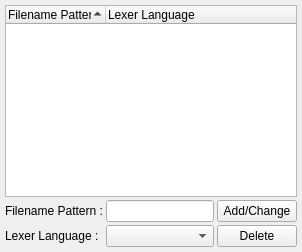
         <widget class="QWidget" name="wEditorHighlighterAssociation" >
          <attribute name="title" >
           <string>Highlighter Association</string>
          </attribute>
          <layout class="QGridLayout" >
           <property name="margin" >
            <number>5</number>
           </property>
           <property name="spacing" >
            <number>3</number>
           </property>
           <item row="2" column="2" >
            <widget class="QPushButton" name="pbHighlighterAssociationDelete" >
             <property name="text" >
              <string>Delete</string>
             </property>
            </widget>
           </item>
           <item row="1" column="2" >
            <widget class="QPushButton" name="pbHighlighterAssociationAddChange" >
             <property name="text" >
              <string>Add/Change</string>
             </property>
            </widget>
           </item>
           <item row="2" column="1" >
            <widget class="QComboBox" name="cbHighlighterAssociationLexerLanguage" />
           </item>
           <item row="1" column="1" >
            <widget class="QLineEdit" name="leHighlighterAssociationFilenamePattern" />
           </item>
           <item row="2" column="0" >
            <widget class="QLabel" name="lHighlighterAssociationLexerLanguage" >
             <property name="text" >
              <string>Lexer Language :</string>
             </property>
            </widget>
           </item>
           <item row="1" column="0" >
            <widget class="QLabel" name="lHighlighterAssociationFilenamePattern" >
             <property name="text" >
              <string>Filename Pattern :</string>
             </property>
            </widget>
           </item>
           <item row="0" column="0" colspan="3" >
            <widget class="QTreeWidget" name="twHighlighterAssociations" >
             <property name="editTriggers" >
              <set>QAbstractItemView::NoEditTriggers</set>
             </property>
             <property name="alternatingRowColors" >
              <bool>true</bool>
             </property>
             <property name="rootIsDecorated" >
              <bool>false</bool>
             </property>
             <property name="itemsExpandable" >
              <bool>false</bool>
             </property>
             <property name="sortingEnabled" >
              <bool>true</bool>
             </property>
             <column>
              <property name="text" >
               <string>Filename Pattern</string>
              </property>
             </column>
             <column>
              <property name="text" >
               <string>Lexer Language</string>
              </property>
             </column>
            </widget>
           </item>
          </layout>
         </widget>
